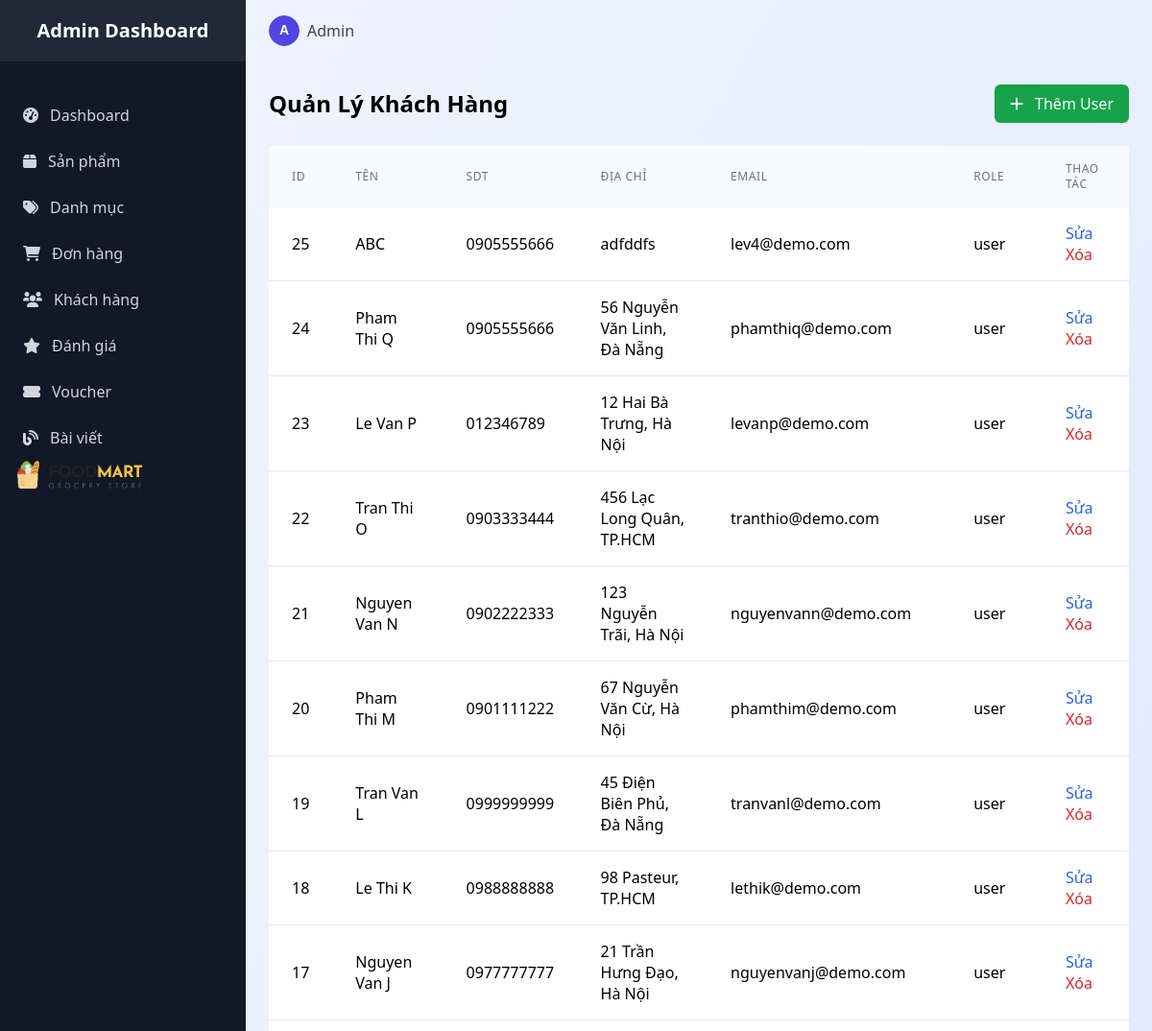
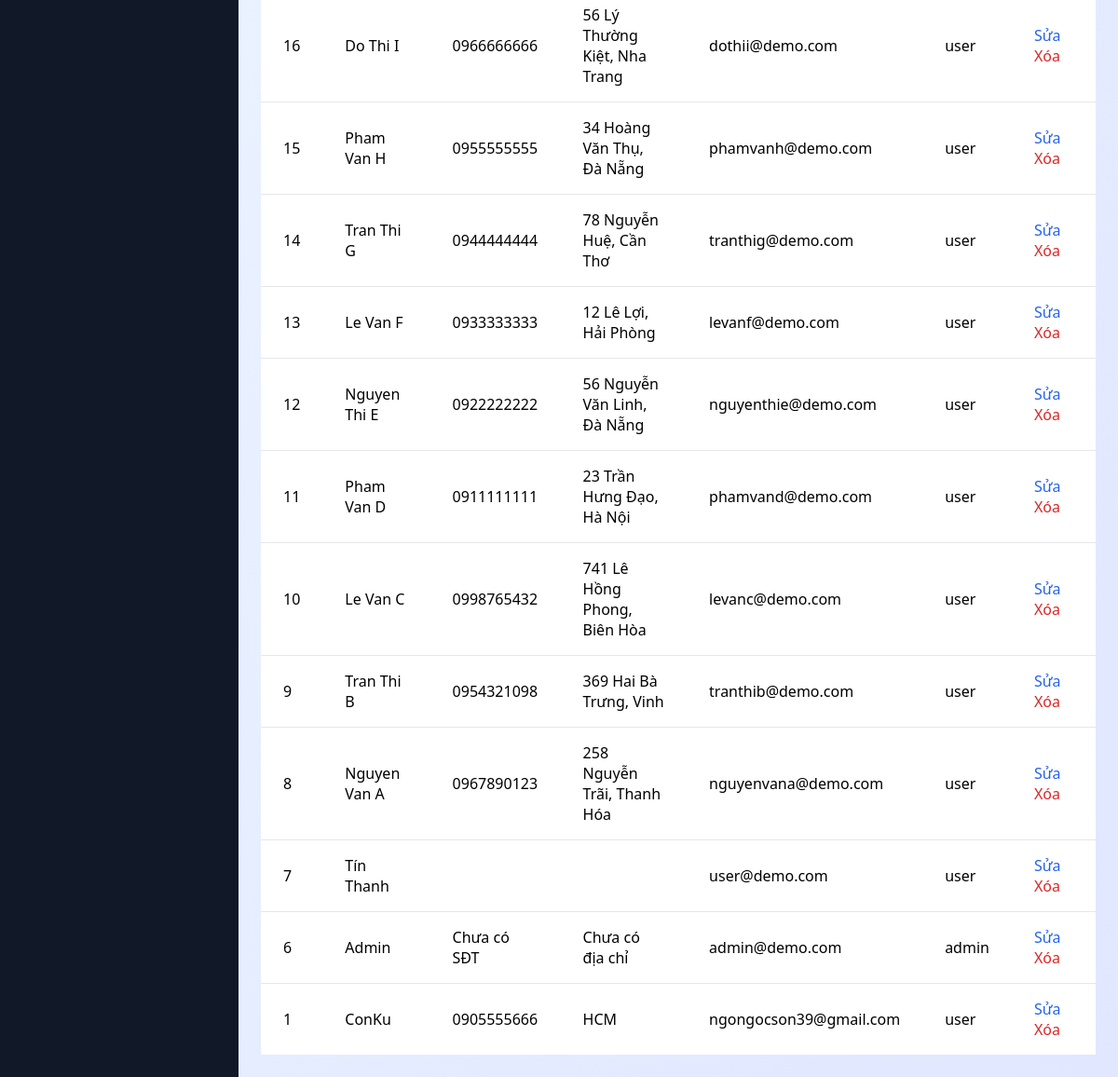
/admin/admin_customer/index (signed in), run on the app's committed database (2 pictures, top to bottom).
### tables this page shows
CREATE TABLE `users` (
  `id` int(11) NOT NULL,
  `name` varchar(100) NOT NULL,
  `email` varchar(150) NOT NULL,
  `address` varchar(255) DEFAULT NULL,
  `phone` varchar(50) DEFAULT NULL,
  `password` varchar(255) NOT NULL,
  `role` enum('user','admin') DEFAULT 'user',
  `created_at` timestamp NOT NULL DEFAULT current_timestamp()
);

### controllers/admin/Admin_customerController.php (called while the page is built, shortened)
<?php
require_once 'models/CustomerModel.php';
class Admin_customerController {
    private $model;
    public function __construct() {
        $this->model = new CustomerModel();
    }
    public function index() {
        $customers = $this->model->getAllCustomers();
        $data = [
            'customers' => $customers
        ];
        require_once ROOT . '/views/admin/customer/customer.php';
    }
}
?>

### index.php (called while the page is built, shortened)
<?php
require_once ROOT . "core" . DIRECTORY_SEPARATOR . "database.php";
$app = new App();

### core/database.php (called while the page is built, shortened)
<?php
class Database {
    public function __construct() {
        $this->conn = new mysqli(DB_HOST, DB_USER, DB_PASS, DB_NAME);
    }
}

### models/CustomerModel.php (called while the page is built, shortened)
<?php
require_once ROOT . "core/database.php";
class CustomerModel extends Database {
    public function getAllCustomers() {
        $sql = "SELECT * FROM users ORDER BY id DESC";
        $result = $this->conn->query($sql);
        return $result->fetch_all(MYSQLI_ASSOC);
    }
}
?>

### views/admin/customer/customer.php (the view)
<?php
$customers = $data['customers'] ?? [];
?>
<body class="bg-gradient-to-br from-blue-50 to-indigo-100 min-h-screen">
<?php include ROOT. '/views/admin/layouts/sidebar.php'; ?>
    <div class="lg:ml-64">
    <?php include ROOT. '/views/admin/layouts/header.php'; ?>
        <main class="p-6">
            <div class="flex justify-between items-center mb-6">
                <h2 class="text-2xl font-bold">Quản Lý Khách Hàng</h2>
                <a href="/FoodMartLab/admin/admin_customer/add" class="px-4 py-2 bg-green-600 text-white rounded-md hover:bg-green-700">
                    <i class="fas fa-plus mr-2"></i> Thêm User
                </a>
            </div>
            <div class="overflow-x-auto custom-scrollbar">
                <table class="w-full table table-striped">
                    <thead class="bg-gray-50">
                        <tr>
                            <th class="px-6 py-4 text-left text-xs font-medium text-gray-500 uppercase tracking-wider">ID</th>
                            <th class="px-6 py-4 text-left text-xs font-medium text-gray-500 uppercase tracking-wider">Tên</th>
                            <th class="px-6 py-4 text-left text-xs font-medium text-gray-500 uppercase tracking-wider">SDT</th>
                            <th class="px-6 py-4 text-left text-xs font-medium text-gray-500 uppercase tracking-wider">Địa chỉ</th>
                            <th class="px-6 py-4 text-left text-xs font-medium text-gray-500 uppercase tracking-wider">Email</th>
                            <th class="px-6 py-4 text-left text-xs font-medium text-gray-500 uppercase tracking-wider">Role</th>
                            <th class="px-6 py-4 text-left text-xs font-medium text-gray-500 uppercase tracking-wider">Thao tác</th>
                        </tr>
                    </thead>
                    <tbody class="bg-white divide-y divide-gray-200">
                        <?php if (empty($customers)): ?>
                            <tr>
                                <td colspan="7" class="px-6 py-4 text-center text-red-500">Không có khách hàng nào.</td>
                            </tr>
                        <?php else: ?>
                            <?php foreach ($customers as $customer): ?>
                                <tr class="hover:bg-gray-50">
                                    <td class="px-6 py-4"><?php echo htmlspecialchars($customer['id'] ?? 'Chưa có id'); ?></td>
                                    <td class="px-6 py-4"><?php echo htmlspecialchars($customer['name'] ?? 'Chưa có tên'); ?></td>
                                    <td class="px-6 py-4"><?php echo htmlspecialchars($customer['phone'] ?? 'Chưa có SĐT'); ?></td>
                                    <td class="px-6 py-4"><?php echo htmlspecialchars($customer['address'] ?? 'Chưa có địa chỉ'); ?></td>
                                    <td class="px-6 py-4"><?php echo htmlspecialchars($customer['email'] ?? 'Chưa có email'); ?></td>
                                    <td class="px-6 py-4"><?php echo htmlspecialchars($customer['role'] ?? 'User0'); ?></td>
                                    <td class="px-6 py-4">
                                        <a href="/FoodMartLab/admin/admin_customer/edit/?id=<?php echo $customer['id']; ?>" class="text-blue-600 hover:text-blue-800 mr-2">Sửa</a>
                                        <a href="/FoodMartLab/admin/admin_customer/delete/?id=<?php echo $customer['id']; ?>" class="text-red-600 hover:text-red-800" onclick="return confirm('Bạn có chắc chắn muốn xóa?')">Xóa</a>
                                    </td>
                                </tr>
                            <?php endforeach; ?>
                        <?php endif; ?>
                    </tbody>
                </table>
            </div>
        </main>
    </div>
</body>
</html>

### assets/admin/css/styles.css (style rules this page uses)
body { box-sizing: border-box; }

### data on the page
users: id "25", name "ABC", phone "0905555666", address "adfddfs", email "lev4@demo.com", role "user"
users: id "24", name "Pham Thi Q", phone "0905555666", address "56 Nguyễn Văn Linh, Đà Nẵng", email "phamthiq@demo.com", role "user"
users: id "23", name "Le Van P", phone "012346789", address "12 Hai Bà Trưng, Hà Nội", email "levanp@demo.com", role "user"
users: id "22", name "Tran Thi O", phone "0903333444", address "456 Lạc Long Quân, TP.HCM", email "tranthio@demo.com", role "user"
users: id "21", name "Nguyen Van N", phone "0902222333", address "123 Nguyễn Trãi, Hà Nội", email "nguyenvann@demo.com", role "user"
users: id "20", name "Pham Thi M", phone "0901111222", address "67 Nguyễn Văn Cừ, Hà Nội", email "phamthim@demo.com", role "user"
users: id "19", name "Tran Van L", phone "0999999999", address "45 Điện Biên Phủ, Đà Nẵng", email "tranvanl@demo.com", role "user"
users: id "18", name "Le Thi K", phone "0988888888", address "98 Pasteur, TP.HCM", email "lethik@demo.com", role "user"
users: id "17", name "Nguyen Van J", phone "0977777777", address "21 Trần Hưng Đạo, Hà Nội", email "nguyenvanj@demo.com", role "user"
users: id "16", name "Do Thi I", phone "0966666666", address "56 Lý Thường Kiệt, Nha Trang", email "dothii@demo.com", role "user"
users: id "15", name "Pham Van H", phone "0955555555", address "34 Hoàng Văn Thụ, Đà Nẵng", email "phamvanh@demo.com", role "user"
users: id "14", name "Tran Thi G", phone "0944444444", address "78 Nguyễn Huệ, Cần Thơ", email "tranthig@demo.com", role "user"
users: id "13", name "Le Van F", phone "0933333333", address "12 Lê Lợi, Hải Phòng", email "levanf@demo.com", role "user"
users: id "12", name "Nguyen Thi E", phone "0922222222", address "56 Nguyễn Văn Linh, Đà Nẵng", email "nguyenthie@demo.com", role "user"
users: id "11", name "Pham Van D", phone "0911111111", address "23 Trần Hưng Đạo, Hà Nội", email "phamvand@demo.com", role "user"
users: id "10", name "Le Van C", phone "0998765432", address "741 Lê Hồng Phong, Biên Hòa", email "levanc@demo.com", role "user"
users: id "9", name "Tran Thi B", phone "0954321098", address "369 Hai Bà Trưng, Vinh", email "tranthib@demo.com", role "user"
users: id "8", name "Nguyen Van A", phone "0967890123", address "258 Nguyễn Trãi, Thanh Hóa", email "nguyenvana@demo.com", role "user"
users: id "7", name "Tín Thanh", email "user@demo.com", role "user"
users: id "6", name "Admin", phone "Chưa có SĐT", address "Chưa có địa chỉ", email "admin@demo.com", role "admin"
users: id "1", name "ConKu", phone "0905555666", address "HCM", email "ngongocson39@gmail.com", role "user"
